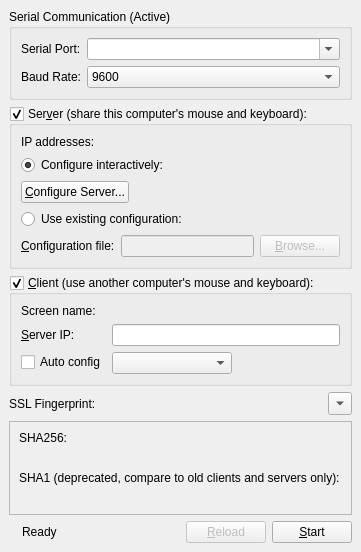
<?xml version="1.0" encoding="UTF-8"?>
<ui version="4.0">
 <class>MainWindowBase</class>
 <widget class="QMainWindow" name="MainWindowBase">
  <property name="sizePolicy">
   <sizepolicy hsizetype="Fixed" vsizetype="Fixed">
    <horstretch>0</horstretch>
    <verstretch>0</verstretch>
   </sizepolicy>
  </property>
  <property name="windowTitle">
   <string>Barrier</string>
  </property>
  <widget class="QWidget" name="centralwidget">
   <layout class="QVBoxLayout" name="verticalLayout_2">
    <property name="sizeConstraint">
     <enum>QLayout::SetFixedSize</enum>
    </property>
    <item>
     <widget class="QGroupBox" name="m_pGroupSerialMain">
      <property name="title">
       <string>Serial Communication (Active)</string>
      </property>
      <layout class="QFormLayout" name="formLayout_serial">
       <item row="0" column="0">
        <widget class="QLabel" name="labelSerialPort">
         <property name="text">
          <string>Serial Port:</string>
         </property>
        </widget>
       </item>
       <item row="0" column="1">
        <widget class="QComboBox" name="m_pComboSerialPortMain">
         <property name="editable">
          <bool>true</bool>
         </property>
         <property name="currentText">
          <string/>
         </property>
        </widget>
       </item>
       <item row="1" column="0">
        <widget class="QLabel" name="labelSerialBaud">
         <property name="text">
          <string>Baud Rate:</string>
         </property>
        </widget>
       </item>
       <item row="1" column="1">
        <widget class="QComboBox" name="m_pComboSerialBaudMain">
         <item>
          <property name="text">
           <string>9600</string>
          </property>
         </item>
         <item>
          <property name="text">
           <string>19200</string>
          </property>
         </item>
         <item>
          <property name="text">
           <string>38400</string>
          </property>
         </item>
         <item>
          <property name="text">
           <string>57600</string>
          </property>
         </item>
         <item>
          <property name="text">
           <string>115200</string>
          </property>
         </item>
         <item>
          <property name="text">
           <string>230400</string>
          </property>
         </item>
        </widget>
       </item>
      </layout>
     </widget>
    </item>
    <item>
     <widget class="QGroupBox" name="m_pGroupServer">
      <property name="sizePolicy">
       <sizepolicy hsizetype="Preferred" vsizetype="Preferred">
        <horstretch>0</horstretch>
        <verstretch>0</verstretch>
       </sizepolicy>
      </property>
      <property name="title">
       <string>Ser&amp;ver (share this computer's mouse and keyboard):</string>
      </property>
      <property name="checkable">
       <bool>true</bool>
      </property>
      <property name="checked">
       <bool>true</bool>
      </property>
      <layout class="QVBoxLayout">
       <item>
        <layout class="QFormLayout" name="formLayout">
         <property name="fieldGrowthPolicy">
          <enum>QFormLayout::AllNonFixedFieldsGrow</enum>
         </property>
         <item row="0" column="0">
          <widget class="QLabel" name="label_2">
           <property name="text">
            <string>IP addresses:</string>
           </property>
          </widget>
         </item>
         <item row="0" column="1">
          <widget class="QLabel" name="m_pLabelIpAddresses">
           <property name="text">
            <string notr="true"/>
           </property>
          </widget>
         </item>
        </layout>
       </item>
       <item>
        <widget class="QRadioButton" name="m_pRadioInternalConfig">
         <property name="text">
          <string>Configure interactively:</string>
         </property>
         <property name="checked">
          <bool>true</bool>
         </property>
        </widget>
       </item>
       <item>
        <layout class="QHBoxLayout" name="horizontalLayout_4">
         <item>
          <widget class="QPushButton" name="m_pButtonConfigureServer">
           <property name="text">
            <string>&amp;Configure Server...</string>
           </property>
          </widget>
         </item>
         <item>
          <spacer>
           <property name="orientation">
            <enum>Qt::Horizontal</enum>
           </property>
           <property name="sizeHint" stdset="0">
            <size>
             <width>40</width>
             <height>20</height>
            </size>
           </property>
          </spacer>
         </item>
        </layout>
       </item>
       <item>
        <widget class="QRadioButton" name="m_pRadioExternalConfig">
         <property name="text">
          <string>Use existing configuration:</string>
         </property>
        </widget>
       </item>
       <item>
        <layout class="QHBoxLayout">
         <item>
          <widget class="QLabel" name="m_pLabelConfigurationFile">
           <property name="text">
            <string>&amp;Configuration file:</string>
           </property>
           <property name="buddy">
            <cstring>m_pLineEditConfigFile</cstring>
           </property>
          </widget>
         </item>
         <item>
          <widget class="QLineEdit" name="m_pLineEditConfigFile">
           <property name="enabled">
            <bool>false</bool>
           </property>
          </widget>
         </item>
         <item>
          <widget class="QPushButton" name="m_pButtonBrowseConfigFile">
           <property name="enabled">
            <bool>false</bool>
           </property>
           <property name="text">
            <string>&amp;Browse...</string>
           </property>
          </widget>
         </item>
        </layout>
       </item>
      </layout>
     </widget>
    </item>
    <item>
     <widget class="QGroupBox" name="m_pGroupClient">
      <property name="sizePolicy">
       <sizepolicy hsizetype="Preferred" vsizetype="Preferred">
        <horstretch>0</horstretch>
        <verstretch>0</verstretch>
       </sizepolicy>
      </property>
      <property name="title">
       <string>&amp;Client (use another computer's mouse and keyboard):</string>
      </property>
      <property name="checkable">
       <bool>true</bool>
      </property>
      <property name="checked">
       <bool>true</bool>
      </property>
      <layout class="QFormLayout" name="formLayout_3">
       <property name="fieldGrowthPolicy">
        <enum>QFormLayout::AllNonFixedFieldsGrow</enum>
       </property>
       <item row="0" column="0">
        <widget class="QLabel" name="label_5">
         <property name="text">
          <string>Screen name:</string>
         </property>
        </widget>
       </item>
       <item row="0" column="1">
        <widget class="QLabel" name="m_pLabelScreenName">
         <property name="text">
          <string notr="true"/>
         </property>
        </widget>
       </item>
       <item row="2" column="0">
        <widget class="QLabel" name="m_pLabelServerName">
         <property name="text">
          <string>&amp;Server IP:</string>
         </property>
         <property name="buddy">
          <cstring>m_pLineEditHostname</cstring>
         </property>
        </widget>
       </item>
       <item row="2" column="1">
        <widget class="QLineEdit" name="m_pLineEditHostname"/>
       </item>
       <item row="3" column="0">
        <widget class="QCheckBox" name="m_pCheckBoxAutoConfig">
         <property name="text">
          <string>Auto config</string>
         </property>
        </widget>
       </item>
       <item row="3" column="1">
        <widget class="QComboBox" name="m_pComboServerList">
         <property name="sizePolicy">
          <sizepolicy hsizetype="Maximum" vsizetype="Preferred">
           <horstretch>0</horstretch>
           <verstretch>0</verstretch>
          </sizepolicy>
         </property>
         <property name="minimumSize">
          <size>
           <width>120</width>
           <height>0</height>
          </size>
         </property>
        </widget>
       </item>
      </layout>
     </widget>
    </item>
    <item>
     <layout class="QHBoxLayout" name="horizontalLayout_3">
      <item>
       <widget class="QLabel" name="m_pLabelFingerprint">
        <property name="sizePolicy">
         <sizepolicy hsizetype="Maximum" vsizetype="Preferred">
          <horstretch>0</horstretch>
          <verstretch>0</verstretch>
         </sizepolicy>
        </property>
        <property name="text">
         <string>SSL Fingerprint:</string>
        </property>
       </widget>
      </item>
      <item>
       <widget class="QLabel" name="m_pLabelLocalFingerprint">
        <property name="text">
         <string/>
        </property>
        <property name="textFormat">
         <enum>Qt::PlainText</enum>
        </property>
       </widget>
      </item>
      <item>
       <widget class="QToolButton" name="toolbutton_show_fingerprint">
        <property name="text">
         <string>...</string>
        </property>
        <property name="arrowType">
         <enum>Qt::DownArrow</enum>
        </property>
       </widget>
      </item>
     </layout>
    </item>
    <item>
     <widget class="QFrame" name="frame_fingerprint_details">
      <property name="frameShape">
       <enum>QFrame::StyledPanel</enum>
      </property>
      <property name="frameShadow">
       <enum>QFrame::Raised</enum>
      </property>
      <layout class="QGridLayout" name="gridLayout">
       <property name="sizeConstraint">
        <enum>QLayout::SetMinimumSize</enum>
       </property>
       <item row="1" column="1">
        <widget class="QLabel" name="label_sha256_randomart">
         <property name="font">
          <font>
           <family>Courier</family>
          </font>
         </property>
         <property name="text">
          <string/>
         </property>
         <property name="textInteractionFlags">
          <set>Qt::LinksAccessibleByMouse|Qt::TextSelectableByMouse</set>
         </property>
        </widget>
       </item>
       <item row="2" column="0" colspan="2">
        <widget class="QLabel" name="label_sha1">
         <property name="text">
          <string>SHA1 (deprecated, compare to old clients and servers only):</string>
         </property>
        </widget>
       </item>
       <item row="3" column="0" colspan="2">
        <widget class="QLabel" name="label_sha1_fingerprint_full">
         <property name="text">
          <string/>
         </property>
         <property name="textInteractionFlags">
          <set>Qt::LinksAccessibleByMouse|Qt::TextSelectableByMouse</set>
         </property>
        </widget>
       </item>
       <item row="0" column="0" colspan="2">
        <widget class="QLabel" name="label_sha256">
         <property name="text">
          <string>SHA256:</string>
         </property>
        </widget>
       </item>
       <item row="1" column="0">
        <widget class="QLabel" name="label_sha256_fingerprint_full">
         <property name="text">
          <string/>
         </property>
         <property name="textInteractionFlags">
          <set>Qt::LinksAccessibleByMouse|Qt::TextSelectableByMouse</set>
         </property>
        </widget>
       </item>
      </layout>
     </widget>
    </item>
    <item>
     <layout class="QHBoxLayout" name="horizontalLayout">
      <property name="sizeConstraint">
       <enum>QLayout::SetDefaultConstraint</enum>
      </property>
      <item>
       <widget class="QLabel" name="m_pLabelPadlock">
        <property name="enabled">
         <bool>true</bool>
        </property>
        <property name="text">
         <string/>
        </property>
        <property name="pixmap">
         <pixmap resource="../res/Barrier.qrc">:/res/icons/16x16/padlock.png</pixmap>
        </property>
       </widget>
      </item>
      <item>
       <widget class="QLabel" name="m_pStatusLabel">
        <property name="text">
         <string>Ready</string>
        </property>
       </widget>
      </item>
      <item>
       <spacer name="spacer">
        <property name="orientation">
         <enum>Qt::Horizontal</enum>
        </property>
        <property name="sizeHint" stdset="0">
         <size>
          <width>40</width>
          <height>20</height>
         </size>
        </property>
       </spacer>
      </item>
      <item>
       <widget class="QPushButton" name="m_pButtonReload">
        <property name="enabled">
         <bool>false</bool>
        </property>
        <property name="text">
         <string>&amp;Reload</string>
        </property>
       </widget>
      </item>
      <item>
       <widget class="QPushButton" name="m_pButtonToggleStart">
        <property name="text">
         <string>&amp;Start</string>
        </property>
       </widget>
      </item>
     </layout>
    </item>
   </layout>
  </widget>
  <action name="m_pActionAbout">
   <property name="text">
    <string>&amp;About Barrier...</string>
   </property>
   <property name="shortcut">
    <string notr="true"/>
   </property>
  </action>
  <action name="m_pActionQuit">
   <property name="text">
    <string>&amp;Quit</string>
   </property>
   <property name="statusTip">
    <string>Quit</string>
   </property>
   <property name="shortcut">
    <string notr="true">Ctrl+Q</string>
   </property>
  </action>
  <action name="m_pActionStartBarrier">
   <property name="text">
    <string>&amp;Start</string>
   </property>
   <property name="statusTip">
    <string>Run</string>
   </property>
   <property name="shortcut">
    <string notr="true">Ctrl+S</string>
   </property>
  </action>
  <action name="m_pActionStopBarrier">
   <property name="enabled">
    <bool>false</bool>
   </property>
   <property name="text">
    <string>S&amp;top</string>
   </property>
   <property name="statusTip">
    <string>Stop</string>
   </property>
   <property name="shortcut">
    <string notr="true">Ctrl+T</string>
   </property>
  </action>
  <action name="m_pActionMinimize">
   <property name="text">
    <string>&amp;Hide</string>
   </property>
   <property name="toolTip">
    <string>Hide</string>
   </property>
   <property name="shortcut">
    <string notr="true">F5</string>
   </property>
  </action>
  <action name="m_pActionRestore">
   <property name="text">
    <string>&amp;Show</string>
   </property>
   <property name="toolTip">
    <string>Show</string>
   </property>
   <property name="shortcut">
    <string notr="true"/>
   </property>
  </action>
  <action name="m_pActionSave">
   <property name="text">
    <string>S&amp;ave configuration</string>
   </property>
   <property name="statusTip">
    <string>Save the interactively generated server configuration to a file.</string>
   </property>
   <property name="shortcut">
    <string notr="true">Ctrl+Alt+S</string>
   </property>
  </action>
  <action name="m_pActionSettings">
   <property name="text">
    <string>Change &amp;Settings</string>
   </property>
   <property name="statusTip">
    <string>Edit settings</string>
   </property>
   <property name="shortcut">
    <string notr="true">F4</string>
   </property>
  </action>
  <action name="m_pActionShowLog">
   <property name="text">
    <string>Show &amp;Log</string>
   </property>
   <property name="toolTip">
    <string>Show Log</string>
   </property>
   <property name="shortcut">
    <string notr="true">F2</string>
   </property>
  </action>
 </widget>
 <resources>
  <include location="../res/Barrier.qrc"/>
 </resources>
 <connections>
  <connection>
   <sender>m_pRadioExternalConfig</sender>
   <signal>toggled(bool)</signal>
   <receiver>m_pLineEditConfigFile</receiver>
   <slot>setEnabled(bool)</slot>
   <hints>
    <hint type="sourcelabel">
     <x>156</x>
     <y>179</y>
    </hint>
    <hint type="destinationlabel">
     <x>169</x>
     <y>209</y>
    </hint>
   </hints>
  </connection>
  <connection>
   <sender>m_pRadioExternalConfig</sender>
   <signal>toggled(bool)</signal>
   <receiver>m_pButtonBrowseConfigFile</receiver>
   <slot>setEnabled(bool)</slot>
   <hints>
    <hint type="sourcelabel">
     <x>353</x>
     <y>182</y>
    </hint>
    <hint type="destinationlabel">
     <x>356</x>
     <y>211</y>
    </hint>
   </hints>
  </connection>
  <connection>
   <sender>m_pRadioInternalConfig</sender>
   <signal>toggled(bool)</signal>
   <receiver>m_pButtonConfigureServer</receiver>
   <slot>setEnabled(bool)</slot>
   <hints>
    <hint type="sourcelabel">
     <x>204</x>
     <y>244</y>
    </hint>
    <hint type="destinationlabel">
     <x>212</x>
     <y>274</y>
    </hint>
   </hints>
  </connection>
  <connection>
   <sender>m_pButtonToggleStart</sender>
   <signal>clicked()</signal>
   <receiver>m_pActionStartBarrier</receiver>
   <slot>trigger()</slot>
   <hints>
    <hint type="sourcelabel">
     <x>361</x>
     <y>404</y>
    </hint>
    <hint type="destinationlabel">
     <x>-1</x>
     <y>-1</y>
    </hint>
   </hints>
  </connection>
 </connections>
</ui>
